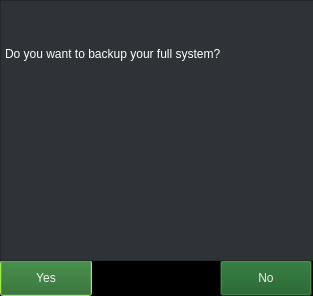
<?xml version="1.0" encoding="UTF-8"?>
<ui version="4.0">
 <class>Dialog</class>
 <widget class="QDialog" name="Dialog">
  <property name="geometry">
   <rect>
    <x>0</x>
    <y>0</y>
    <width>313</width>
    <height>296</height>
   </rect>
  </property>
  <property name="windowTitle">
   <string>Dialog</string>
  </property>
  <property name="styleSheet">
   <string notr="true">background-color: rgb(0, 0, 0);</string>
  </property>
  <widget class="QPushButton" name="pushButton">
   <property name="geometry">
    <rect>
     <x>0</x>
     <y>260</y>
     <width>92</width>
     <height>36</height>
    </rect>
   </property>
   <property name="styleSheet">
    <string notr="true">font: 75 italic 14pt &quot;Carlito&quot;;
selection-background-color: rgb(138, 226, 52);
selection-color: rgb(138, 226, 52);
background-color: rgb(22, 90, 34);
border-left-color: rgb(138, 226, 52);
border-right-color: rgb(138, 226, 52);
border-bottom-color: rgb(138, 226, 52);
border-top-color: rgb(138, 226, 52);
color: rgb(243, 243, 243);</string>
   </property>
   <property name="text">
    <string>Yes</string>
   </property>
  </widget>
  <widget class="QPushButton" name="pushButton_2">
   <property name="geometry">
    <rect>
     <x>220</x>
     <y>260</y>
     <width>92</width>
     <height>36</height>
    </rect>
   </property>
   <property name="styleSheet">
    <string notr="true">font: 75 italic 14pt &quot;Carlito&quot;;
background-color: rgb(22, 90, 34);
color: rgb(238, 238, 238);</string>
   </property>
   <property name="text">
    <string>No</string>
   </property>
  </widget>
  <widget class="QPlainTextEdit" name="plainTextEdit">
   <property name="geometry">
    <rect>
     <x>0</x>
     <y>0</y>
     <width>321</width>
     <height>261</height>
    </rect>
   </property>
   <property name="styleSheet">
    <string notr="true">selection-background-color: rgb(85, 87, 83);
alternate-background-color: rgb(186, 189, 182);
background-color: rgb(46, 52, 54);

color: rgb(255, 255, 255);
font: 75 italic 15pt &quot;Carlito&quot;;</string>
   </property>
   <property name="plainText">
    <string>


Do you want to backup your full system?</string>
   </property>
  </widget>
 </widget>
 <resources/>
 <connections/>
</ui>
